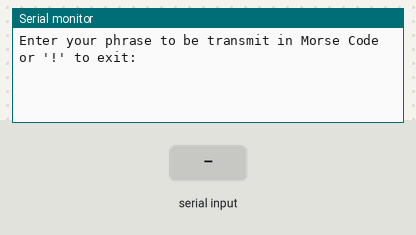
Bench run of a sketch on a simulated Arduino Uno, built with avr-gcc and run on an emulated ATmega328P. Parts: the last lines printed to the serial monitor. The inputs (shaded band) are chosen by the test bench. At 2.8 s the program stops and its outputs stay as they are.

Above: at 1.2 s.
1.3 s: ".\n" received over Serial
At 2.2 s:
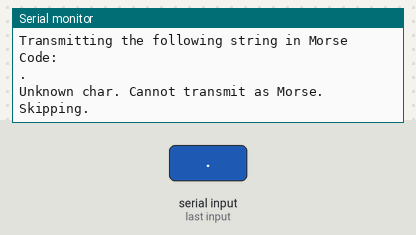
2.8 s: byte 33 ('!') received over Serial
At 4.0 s:
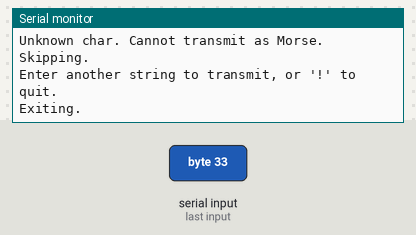

Measured:
- after the input at 1.3 s, the serial monitor: prints a new line at once (image 1)
- after the input at 2.8 s, the serial monitor: prints a new line at once (image 2)

The sketch:

LaurenCourtneyProject1MorseCode.ino
```cpp
const byte numChars = 100; //max number of chars to input
char receivedChars[numChars]; //array to store received chars in
int time_unit = 100; //one unit of time will be 100 milliseconds and we will go from there
int ledPin = 13;
boolean newData = false;

const char *letters[] = {
  // The letters A-Z in Morse code
  ".-", "-...", "-.-.", "-..", ".", "..-.", "--.", "....", "..",
  ".---", "-.-", ".-..", "--", "-.", "---", ".--.", "--.-", ".-.",
  "...", "-", "..-", "...-", ".--", "-..-", "-.--", "--.."
};

const char *numbers[] = {
  // The numbers 0-9 in Morse code
  "-----", ".----", "..---", "...--", "....-", ".....", "-....",
  "--...", "---..", "----."
};

void setup() {
  Serial.begin(9600);
  Serial.println("Enter your phrase to be transmit in Morse Code or '!' to exit: ");
}

void loop() {
  runProgram();
  Serial.end(); //if i make it out of runProgram it means there was a sentinel, turn off the serial input
}

void runProgram()
{
  boolean done = false;
  while(!done)
  {
    done = recvWithEndMarker();
    transmitMorse();
  }
}

boolean recvWithEndMarker()
{
  static byte ndx = 0;
  char endMarker = '\n';
  char rc;
  boolean result = false;
  while (Serial.available() > 0 && newData == false)
  {
    rc = Serial.read();
    if (rc == '!') //sentinel
    {
      Serial.println("Exiting.");
      result = true;
    }
    else if (rc != endMarker)
    {
      receivedChars[ndx] = rc;
      ndx++;
      if (ndx > numChars) //too long
      {
        Serial.println("Your string has exceeded the maximum limit of 100 characters");
        ndx = numChars - 1; //just overwrite the last char
      }
    }
    else
    {
      receivedChars[ndx] = '\0'; //terminate the string
      ndx = 0;
      newData = true;
    }
  }
  return result;
}

void transmitMorse()
{
  if (newData == true)
  {
    Serial.println("Transmitting the following string in Morse Code: ");
    Serial.println(receivedChars);
    int i = 0;
    int index=0;
    while(receivedChars[i] != '\0')
    {
      char one_char = receivedChars[i];
      //is it a space? delay 4 units (3 were already waited at the end of last letter)
      //this assumes we don't start with a space
      if(one_char == ' ')
      {
        delay(4*time_unit);
      }
      else if(isalpha(one_char))
      {
        //get the letter from the table
        if(one_char >= 'a') //lowercase v capital
        {
          index = one_char - 'a';
        }
        else
        {
          index = one_char - 'A';
        }
        playLetter(letters[index]);
      }
      else if(isdigit(one_char))
      {
        //get the number from the table
        playLetter(numbers[int(one_char)]);
      }
      else
      {
        Serial.println("Unknown char. Cannot transmit as Morse. Skipping.");
      }
      //otherwise just play the letter
      i++;
    }
    newData = false;
    delay(1000);
    Serial.println("Enter another string to transmit, or '!' to quit.");
  }
}

void playLetter(const char *input)
{
  int i = 0;
  while(input[i] != '\0')
  {
    if(input[i] == '.')
    {
      digitalWrite(ledPin, HIGH);
      delay(time_unit);
      digitalWrite(ledPin, LOW);
    }
    else
    {
      //it is a dash
      digitalWrite(ledPin, HIGH);
      delay(3*time_unit);
      digitalWrite(ledPin, LOW);
    }
    delay(time_unit); //the time between letters is the duration of a dot
    i++;
  }
  delay(2*time_unit); //the time between letters is the duration of a dash, we already waited one unit
}
```
